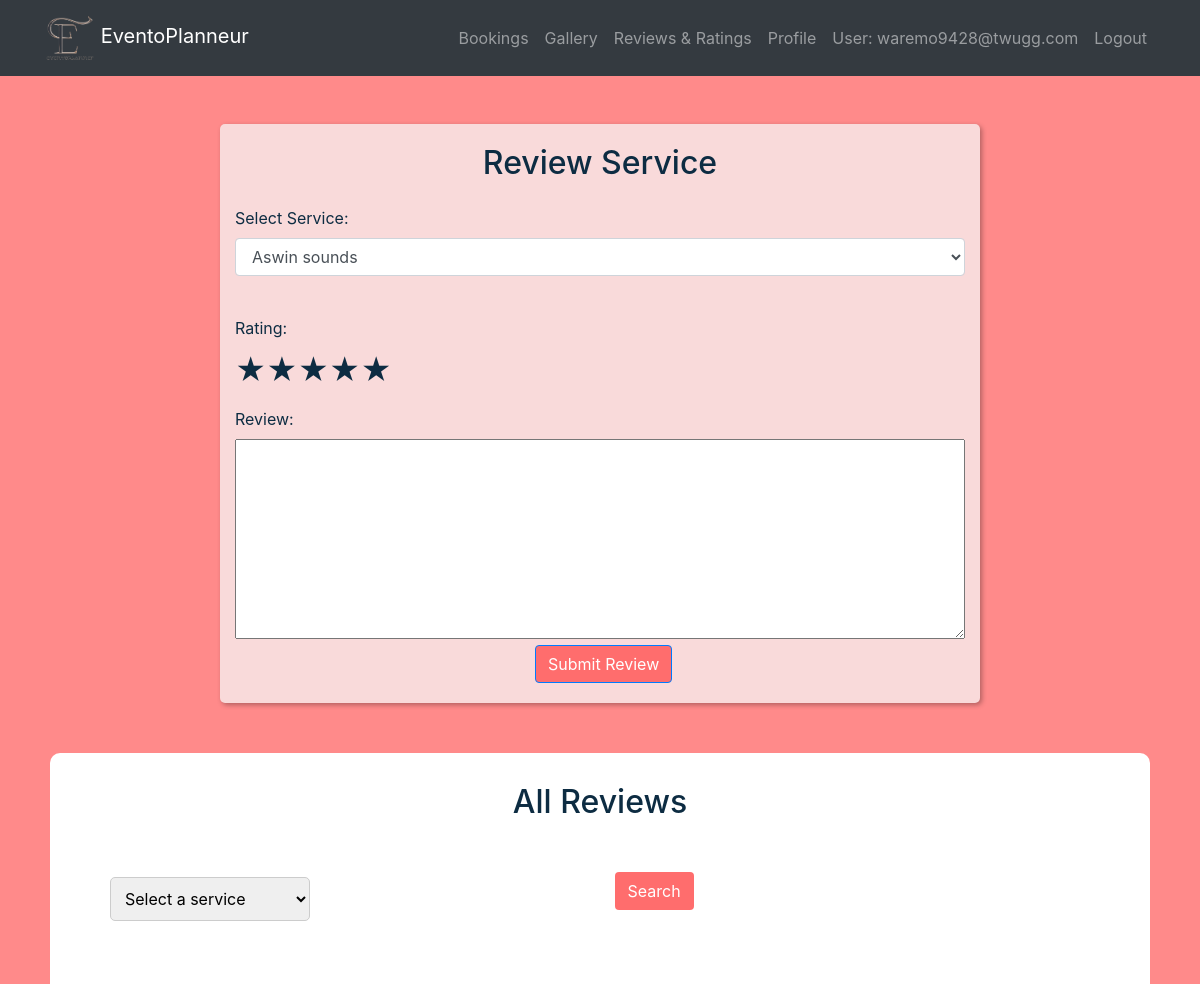
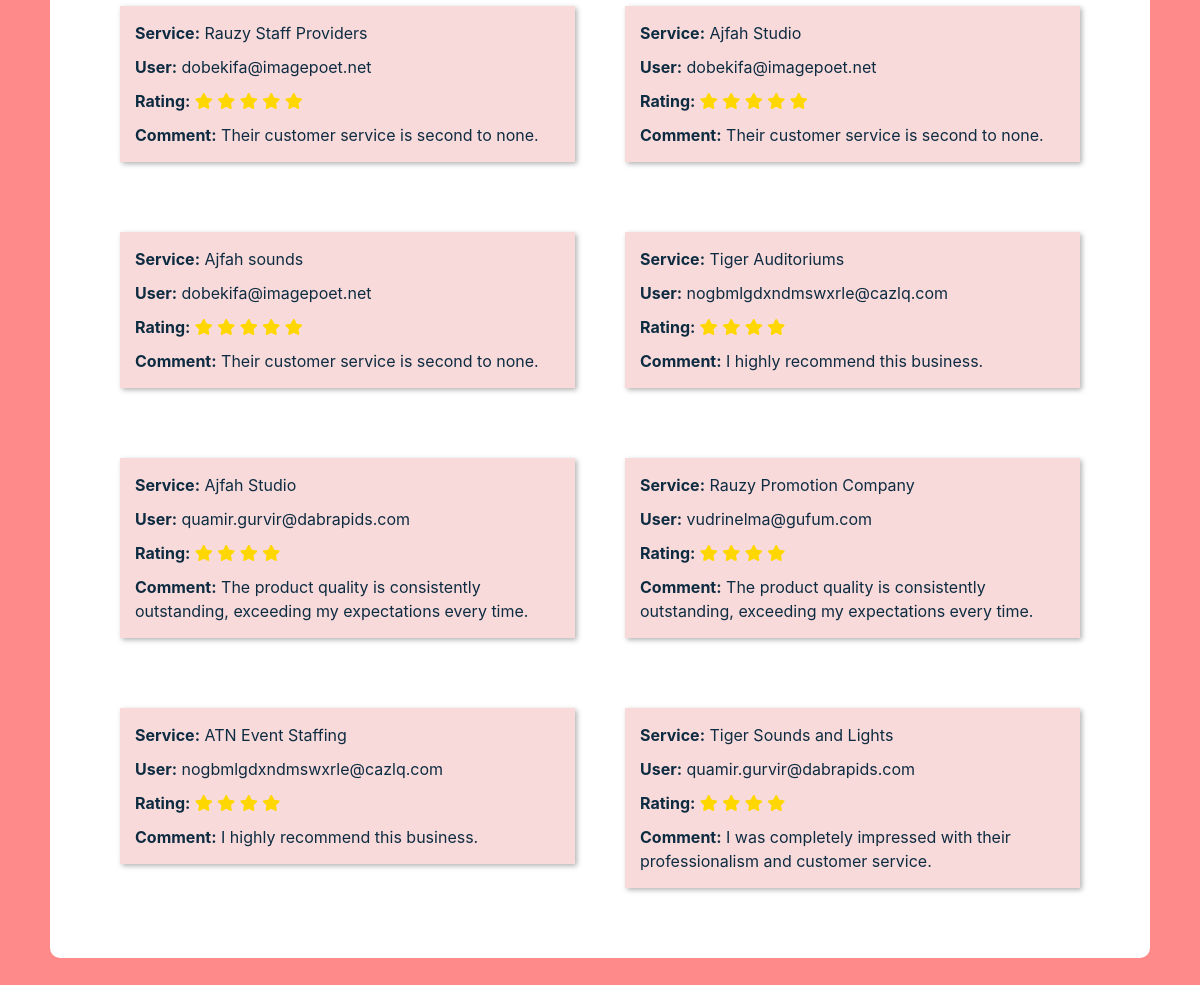
The app's page /review_service/ (signed in) with its own data (2 pictures, top to bottom).
### eventapp/models.py (models this page shows, shortened)
class CustomUser(AbstractUser):
    username = None
    USERNAME_FIELD  = 'email'
    email = models.EmailField(unique=True)
    password = models.CharField(max_length=128)
    is_organizer = models.BooleanField(default=False)
    is_provider = models.BooleanField(default=False)
    is_attendee = models.BooleanField(default=False)
    is_verified = models.BooleanField(default=False)
    verification_token = models.CharField(max_length=100, blank=True, null=True)
    REQUIRED_FIELDS = []
    objects = CustomUserManager()
    def __str__(self):
        return self.email

class Review(models.Model):
    user = models.ForeignKey(CustomUser, on_delete=models.CASCADE)
    service = models.ForeignKey(Service, on_delete=models.CASCADE)
    rating = models.IntegerField()
    comment = models.TextField()

class Service(models.Model):
    name = models.CharField(max_length=255)
    category = models.CharField(max_length=100)
    image = models.ImageField(upload_to='service_images/')
    locations = models.TextField(null=True)
    services_provided = models.TextField()
    description = models.TextField()
    rating = models.IntegerField(default=0, null=True)
    capacity = models.IntegerField(null=True)
    org_user = models.ForeignKey(CustomUser, on_delete=models.CASCADE, null=True, blank=True)
    rate = models.IntegerField(default=0, null=True)

### eventapp/views.py (the view)
# urls.py: path('review_service/', views.review_service, name='review_service'),
@login_required
def review_service(request):
    review_submitted = False
    if request.method == 'POST':
        form = ReviewForm(request.POST)
        if form.is_valid():
            service_id = request.POST.get('service_id')
            service = Service.objects.get(id=service_id)
            review = form.save(commit=False)
            review.user = request.user
            review.service = service
            review.save()
            review_submitted = True
    else:
        form = ReviewForm()
    completed_services = BookService.objects.filter(org_user=request.user, status='service completed')
    service_id = request.GET.get('q')
    services = Service.objects.all()
    reviews = Review.objects.all()
    query = request.GET.get('q')
    if query:
        reviews = reviews.filter(service=query)
    context = {'form': form, 'completed_services': completed_services, 'review_submitted': review_submitted,'reviews': reviews, 'services': services, 'query': query}
    return render(request, 'review_service.html', context)

### eventapp/forms.py
class ReviewForm(forms.ModelForm):
    class Meta:
        model = Review
        fields = ['rating', 'comment']

### templates/review_service.html (shortened to what this page needs)
{% load static %}
<!DOCTYPE html>
<html lang="en">
<head>
  <link rel="stylesheet" href="https://maxcdn.bootstrapcdn.com/bootstrap/4.5.2/css/bootstrap.min.css">
  <link rel="stylesheet" href="https://cdnjs.cloudflare.com/ajax/libs/font-awesome/5.15.1/css/all.min.css">
</head>
<body>
  <nav class="navbar navbar-expand-md bg-dark navbar-dark">
    <div class="container">
      <a class="navbar-brand" href="{% url 'eventapp:orghome' %}">
        <img src="{% static 'images/Eventoplanneur.png' %}" alt="Logo" width="50"> EventoPlanneur
      </a>
      <div class="collapse navbar-collapse" id="navbarCollapse">
        <ul class="navbar-nav ml-auto">
          <li class="nav-item"><a class="nav-link" href="{% url 'eventapp:bookings' %}">Bookings</a></li>
          <li class="nav-item"><a class="nav-link" href="{% url 'eventapp:gallery' %}">Gallery</a></li>
          <li class="nav-item"><a class="nav-link" href="#reviews">Reviews & Ratings</a></li>
          <li class="nav-item"><a class="nav-link" href="{% url 'eventapp:org_profile' %}">Profile</a></li>
          <li class="nav-item">
              {% if user.is_authenticated %}
              <a class="nav-link" >User: {{ user.email }}</a>
              <li class="nav-item"><a href="{% url 'eventapp:logout' %}" class="nav-link">Logout</a></li>
              {% endif %}
            </li>
        </ul>
      </div>
    </div>
  </nav>
{% block content %}
  <div class="container mt-5">
    <div class="row">
      <div class="col-md-8 offset-md-2">
        <h2 class="text-center mb-4">Review Service</h2>
        <form method="post" action="{% url 'eventapp:review_service' %}">
          <div class="form-group">
            <label for="service_id">Select Service:</label>
            <select class="form-control" name="service_id" id="service_id">
              {% for service in completed_services %}
                <option value="{{ service.service.id }}">{{ service.service.name }}</option>
              {% endfor %}
            </select>
          </div>
          <br><label for="rating">Rating:</label><br>
          <div class="rating">
  <label for="star5"></label>
  <label for="star4"></label>
  <label for="star3"></label>
  <label for="star2"></label>
  <label for="star1"></label>
</div>
<br><label for="comment">Review:</label><br>
{{ form.comment }}
          <button type="submit" class="btn btn-primary">Submit Review</button>
        </form>
      </div>
    </div>
  </div>
{% endblock %}
<div class="reviews">
  <h2>All Reviews</h2>
  <div id="search">
  <form method="GET">
  <select name="q" id="service-select">
      <option value="">Select a service</option>
  </select>
    <button class="btn" type="submit">Search</button>
  </form>
  <div class="row">
    {% for review in reviews|dictsortreversed:"rating"|slice:":8" %}
    <div class="col-md-6">
        <div class="review">
            <p><strong>Service:</strong> {{ review.service.name }}</p>
            <p><strong>User:</strong> {{ review.user }}</p>
            <p><strong>Rating:</strong>
                {% for _ in ""|ljust:review.rating %}
                    <i class="fas fa-star" style="color: #ffd700;"></i>
                {% endfor %}
            </p>
            <p><strong>Comment:</strong> {{ review.comment }}</p>
        </div>
    </div>
{% empty %}
    <p>No reviews found.</p>
{% endfor %}
  </div>
</div></div>
</body>
</html>

### templates/review_service.html (style rules this page uses)
#service-select { padding: 10px; font-size: 16px; border: 1px solid #ccc; border-radius: 5px; width: 200px; }
#service-select option { background-color: #f8f9fa; color: #333; }
#search { margin:50px; }
p { margin:10px; }
.review { background-color:#f9dada; box-shadow: 2px 2px 5px rgba(0, 0, 0, 0.3); padding:5px; margin:10px; }
.col-md-6 { margin-top:50px; border-radius: 15px; }
.reviews { background-color:white; margin:50px; padding: 10px; border-radius: 10px; }
h2 { margin-top:20px; text-align: center; }
body { background-color:#ff8a8a; color:#0d2c42; }
.btn { background-color:#ff6d6d; margin-left:300px; margin-bottom:20px; color:white; }
.col-md-8 { background-color:#f9dada; border-radius: 5px; box-shadow: 2px 2px 5px rgba(0, 0, 0, 0.3); }
.rating { display: inline-block; }
nav { position: fixed; z-index:20; }
.rating label { float: right; cursor: pointer; transition: color 0.3s, transform 0.3s, box-shadow 0.3s; }
.rating label:before { content: '\2605'; font-size: 30px; transition: color 0.3s; }
textarea { width:100%; height:200px; }

### records on screen
CustomUser: email "waremo9428@twugg.com"
Review: service.name "Rauzy Staff Providers", user "dobekifa@imagepoet.net", rating 5 (drawn), comment "Their customer service is second to none."
Review: service.name "Ajfah Studio", user "dobekifa@imagepoet.net", rating 5 (drawn), comment "Their customer service is second to none."
Review: service.name "Ajfah sounds", user "dobekifa@imagepoet.net", rating 5 (drawn), comment "Their customer service is second to none."
Review: service.name "Tiger Auditoriums", user "nogbmlgdxndmswxrle@cazlq.com", rating 4 (drawn), comment "I highly recommend this business."
Review: service.name "Ajfah Studio", user "quamir.gurvir@dabrapids.com", rating 4 (drawn), comment "The product quality is consistently outstanding, exceeding my expectations every time."
Review: service.name "Rauzy Promotion Company", user "vudrinelma@gufum.com", rating 4 (drawn), comment "The product quality is consistently outstanding, exceeding my expectations every time."
Review: service.name "ATN Event Staffing", user "nogbmlgdxndmswxrle@cazlq.com", rating 4 (drawn), comment "I highly recommend this business."
Review: service.name "Tiger Sounds and Lights", user "quamir.gurvir@dabrapids.com", rating 4 (drawn), comment "I was completely impressed with their professionalism and customer service."

### other values on screen
form field service_id "Aswin sounds"
